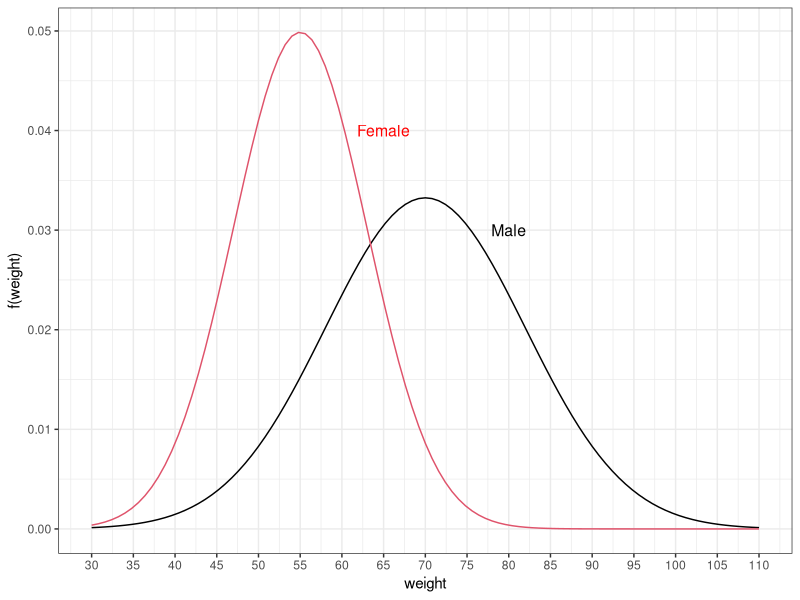
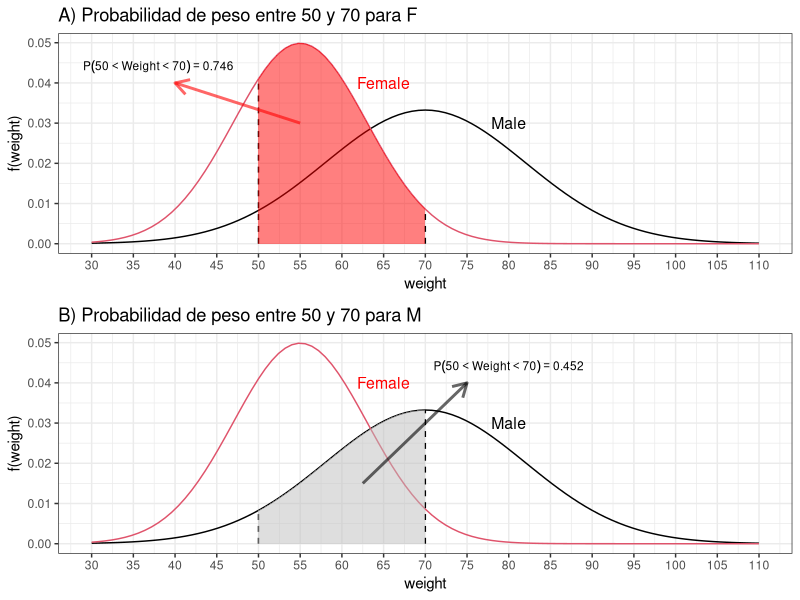
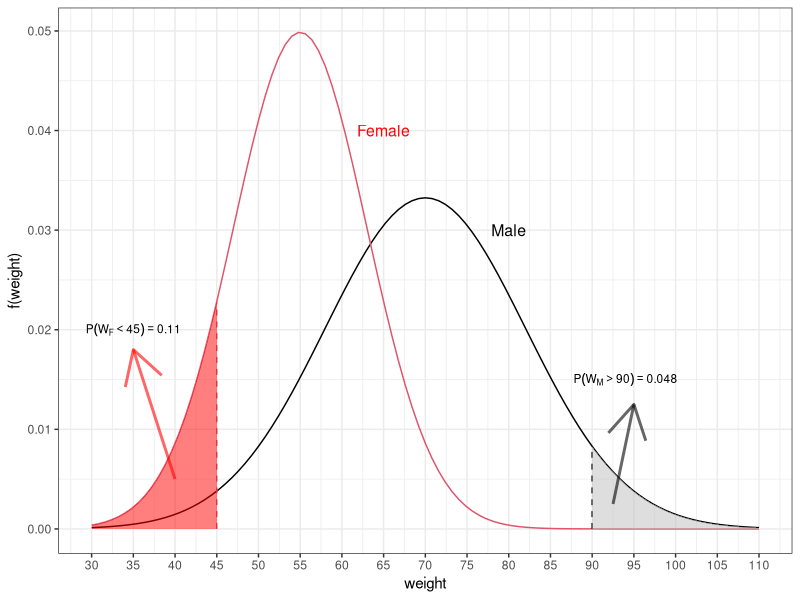
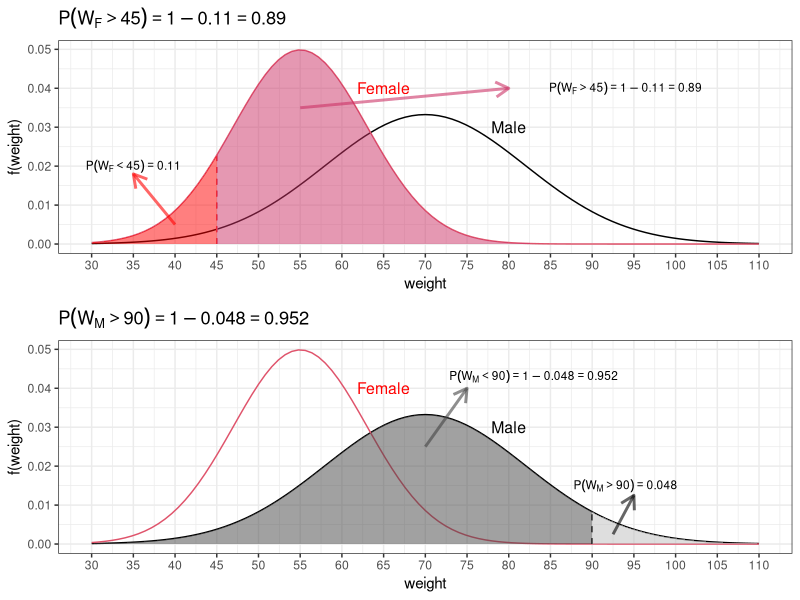

Here is the R script that generated these plots, in order:
## ---- chunk 1
library(datasets)
library(tidyverse)
library(kableExtra)
library(knitr)
library(MASS)
library(boot)
library(carData)   

set.seed(150)
## ---- chunk 2
mf<-55
mm<-70
sdf<-8
sdm<-12
weight_lim<-c(30, 110)
p1<-ggplot(data = data.frame(weight = weight_lim), aes(weight)) +
  stat_function(fun = dnorm, n = 101, args = list(mean = mm, sd = sdm),color=1) +
  stat_function(fun = dnorm, n = 101, args = list(mean = mf, sd = sdf),color=2) +
  ylab("f(weight)") + scale_x_continuous(breaks=seq(weight_lim[1],weight_lim[2], by=5)) + 
  annotate("text", x = c(65,80), y = c(.04,.03), 
           label = c("Female","Male") , size=4 , 
           color=c("red","black"))+
  theme_bw()
p1
## ---- chunk 3
xrange<-c(50,70)
p11<-p1+geom_segment(aes(x=xrange,xend=xrange,y=0,yend=dnorm(c(50,70),mf,sdf)),linetype=2)+
  stat_function(fun = dnorm, args = list(mean = mf,sd=sdf),
                xlim =xrange,
                geom = "area",fill="red",alpha=0.5)+
  annotate("segment", x = c(55), xend = c(40), 
           y = c(0.03), yend = c(.04), colour = "red", size=1, alpha=0.6, arrow=arrow(length = unit(0.07, "npc")))+
  annotate("text", x = 38, y = .044, 
           label = "P(list(50 <Weight)<70)==0.746",parse=T , size=3 , fontface="bold")+
  ggtitle("A) Probabilidad de peso entre 50 y 70 para F")
p12<-p1+geom_segment(aes(x=xrange,xend=xrange,y=0,yend=dnorm(xrange,mm,sdm)),linetype=2)+
  stat_function(fun = dnorm, args = list(mean = mm,sd=sdm),
                xlim =xrange,
                geom = "area",fill="grey",alpha=0.5)+
  annotate("segment", x = c(62.5), xend = c(75), 
           y = c(0.015), yend = c(.04), colour = "black", size=1, alpha=0.6, arrow=arrow(length = unit(0.07, "npc")))+
  annotate("text", x = 80, y = .044, 
           label = "P(list(50 <Weight)<70)==0.452",parse=T , size=3 , fontface="bold")+
  ggtitle("B) Probabilidad de peso entre 50 y 70 para M")
gridExtra::grid.arrange(grobs =list(p11,p12),nrow=2,ncol=1)
## ---- chunk 4
xrange<-c(45,90)
p11<-p1+geom_segment(aes(x=xrange,xend=xrange,y=c(0,0),yend=c(dnorm(xrange[1],mf,sdf),dnorm(xrange[2],mm,sdm))),linetype=2,col=2:1)+
  stat_function(fun = dnorm, args = list(mean = mf,sd=sdf),
                xlim = c(weight_lim[1],xrange[1]),
                geom = "area",fill="red",alpha=0.5)+
  stat_function(fun = dnorm, args = list(mean = mm,sd=sdm),
                xlim = c(xrange[2],weight_lim[2]),
                geom = "area",fill="grey",alpha=0.5)+
  annotate("segment", x = c(40), xend = c(35), 
           y = c(0.005), yend = c(.018), colour = "red", size=1, alpha=0.6, arrow=arrow(length = unit(0.07, "npc")))+
  annotate("segment", x = c(92.5), xend = c(95), 
           y = c(0.0025), yend = c(.0125), colour = "black", size=1, alpha=0.6, arrow=arrow(length = unit(0.07, "npc")))+
  annotate("text", x = 35, y = .02, 
           label = "P(W[F]<45)==0.11",parse=T , size=3 , fontface="bold")+
  annotate("text", x = 94, y = .015, 
           label = "P(W[M]>90)==0.048",parse=T , size=3 , fontface="bold")
p11
## ---- chunk 5
p11<-p1+geom_segment(aes(x=xrange[1],xend=xrange[1],y=c(0),yend=c(dnorm(xrange[1],mf,sdf))),linetype=2,col=2)+
  stat_function(fun = dnorm, args = list(mean = mf,sd=sdf),
                xlim = c(weight_lim[1],xrange[1]),
                geom = "area",fill="red",alpha=0.5)+
  stat_function(fun = dnorm, args = list(mean = mf,sd=sdf),
                xlim = c(xrange[1],weight_lim[2]),
                geom = "area",fill="#CC3366",alpha=0.5)+
  annotate("segment", x = c(40), xend = c(35), 
           y = c(0.005), yend = c(.018), colour = "red", size=1, alpha=0.6, arrow=arrow(length = unit(0.07, "npc")))+
  annotate("segment", x = c(55), xend = c(80), 
           y = c(.035), yend = c(.04), colour = "#CC3366", size=1, alpha=0.6, arrow=arrow(length = unit(0.07, "npc")))+
  annotate("text", x = 35, y = .02, 
           label = "P(W[F]<45)==0.11",parse=T , size=3 , fontface="bold")+
  annotate("text", x = 94, y = .04, 
           label = "list(P(W[F]>45)==1-0.11)==0.89",parse=T , size=3 , fontface="bold")+
  ggtitle(expression(list(P(W[F]>45)==1-0.11)==0.89))
p12<-p1+geom_segment(aes(x=xrange[2],xend=xrange[2],y=c(0),yend=c(dnorm(xrange[2],mm,sdm))),linetype=2,col=1)+
  stat_function(fun = dnorm, args = list(mean = mm,sd=sdm),
                xlim = c(weight_lim[2],xrange[2]),
                geom = "area",fill="grey",alpha=0.5)+
  stat_function(fun = dnorm, args = list(mean = mm,sd=sdm),
                xlim = c(weight_lim[1],xrange[2]),
                geom = "area",fill="#444444",alpha=0.5)+
  annotate("segment", x = c(92.5), xend = c(95), 
           y = c(0.0025), yend = c(.0125), colour = "black", size=1, alpha=0.6, arrow=arrow(length = unit(0.07, "npc")))+
  annotate("segment", x = c(70), xend = c(75), 
           y = c(.025), yend = c(.04), colour = "#444444", size=1, alpha=0.6, arrow=arrow(length = unit(0.07, "npc")))+
  annotate("text", x = 94, y = .015, 
           label = "P(W[M]>90)==0.048",parse=T , size=3 , fontface="bold")+
  annotate("text", x = 83, y = .043, 
           label = "list(P(W[M]<90)==1-0.048)==0.952",parse=T , size=3 , fontface="bold")+
  ggtitle(expression(list(P(W[M]>90)==1-0.048)==0.952))
gridExtra::grid.arrange(grobs =list(p11,p12),nrow=2,ncol=1)
